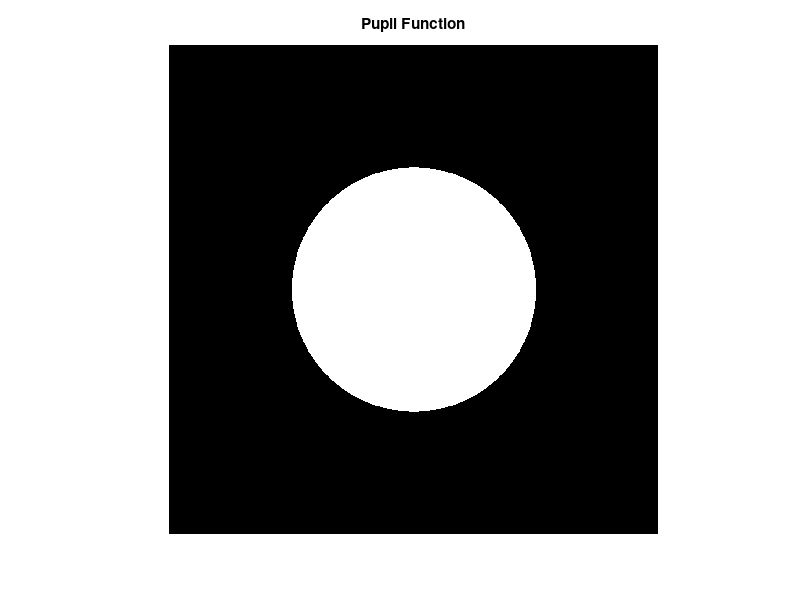

Recreate this plot in MATLAB.
clear

% Create a mesh, convert to polar. The created mesh represents an array of
% length 4 split into 512 pieces. Converting to polar allows to express it
% in angles and radius. Since we want a circular aperture of radius 1 only
% values <= are taken from the array of radii values.

[X, Y] = meshgrid(linspace(-2, 2, 2*512), linspace(-2, 2, 2*512));
[theta, p] = cart2pol(X, Y);
apt = double(p <= 1);

figure; imshow(apt, []);
        title('Pupil Function')
        imwrite(apt, 'pupil.jpg', 'jpg')
        
% Zernike polynomials representing aberrations (in the exponential form)
astigstr = sqrt(6);      % As seen from an online reference
defocusstr = sqrt(3);
comastr = sqrt(8);

defocus = exp(1i .* 2 .* pi .* defocusstr * (2 .* (p.^2) - 1));
astigmatism = exp(1i .* 2 .* pi .* astigstr * (p.^2) .* sin(2 .* theta));
coma = exp(1i .* 2 .* pi .* comastr * (3 * p.^3 - 2 * p) .* sin(theta));


% PUPIL FUNCTIONS WITH VARIOUS MASKS AND ABERRATIONS
pupil = apt;
pupilDefocus = apt .* defocus;
pupilAstig = apt .* astigmatism;
pupilComa = apt .* coma;

% CUBIC PHASE MASK
alpha = 5;      % Strength
CPM = exp(1i .* 2 .* pi .* alpha .* (X.^3 + Y.^3));

pupilCPM = apt .* CPM;
pupilDefocusCPM = apt .* CPM .* defocus;
pupilAstigCPM = apt .* CPM .* astigmatism;
pupilComaCPM = apt .* CPM .* coma;

% Find the PSF and MTF for all pupil functions
% makeplots(pupil, 'Diffraction Limited', 'normal')
% makeplots(pupilDefocus, 'Defocused', 'defocus')
% makeplots(pupilAstig, 'Astigmatic', 'astig')
% makeplots(pupilComa, 'Coma', 'coma')
% makeplots(pupilCPM, 'CPM', 'cpm')
% makeplots(pupilDefocusCPM, 'Defocused CPM', 'cpmdefocus')
% makeplots(pupilAstigCPM, 'Astigmatic CPM', 'cpmastig')
% makeplots(pupilComaCPM, 'Coma CPM', 'cpmcoma')

